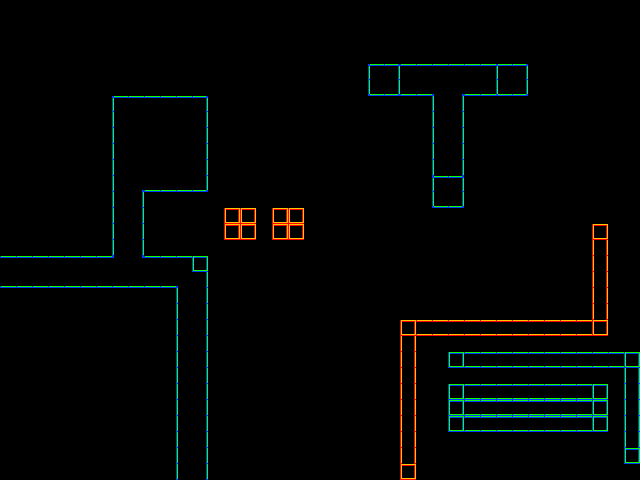

This game map was drawn from its Tiled (.tmx) file and the tilesets committed beside it. A one-line description and the trimmed map source follow:
An orthogonal 40x30 tile map with 16x16 px tiles, 1 tile layer (Tile Layer 1) and 13 objects.

<map version="1.0" orientation="orthogonal" width="40" height="30" tilewidth="16" tileheight="16">
 <tileset firstgid="1" name="ss_tileset" tilewidth="16" tileheight="16">
  <image source="ss_tileset.png" width="96" height="96" />
 </tileset>
 <layer name="Tile Layer 1" width="40" height="30">
  <data>[1200 cells, 196 non-empty, 18 distinct tile ids]</data>
 </layer>
 <objectgroup name="Solids" width="40" height="30">
  <object x="0" y="256" width="208" height="32" />
  <object x="176" y="288" width="32" height="192" />
  <object x="112" y="96" width="32" height="160" />
  <object x="144" y="96" width="64" height="32" />
  <object x="176" y="128" width="32" height="64" />
  <object x="144" y="160" width="32" height="32" />
 </objectgroup>
 <objectgroup name="BoundingSolids" width="40" height="30">
  <object x="224" y="208" width="32" height="32" />
  <object x="272" y="208" width="32" height="32" />
 </objectgroup>
 <objectgroup name="Portals" width="40" height="30">
  <object x="64" y="304" width="16" height="16" />
  <object x="48" y="160" width="16" height="16" />
 </objectgroup>
 <objectgroup name="Goal" width="40" height="30">
  <object x="559" y="31" width="32" height="32" />
 </objectgroup>
 <objectgroup name="Windows" width="40" height="30">
  <object x="16" y="368" width="16" height="16" />
  <object x="320" y="288" width="16" height="16" />
 </objectgroup>
</map>
